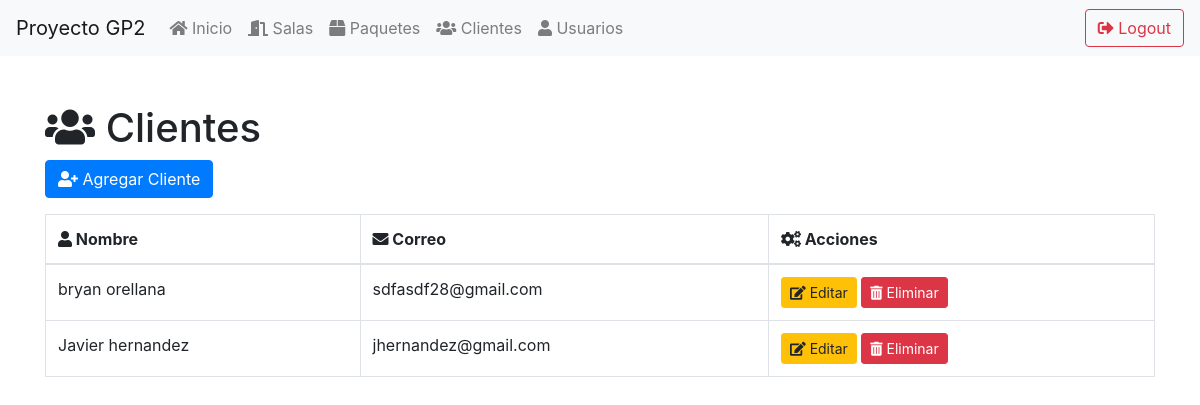
The app's page /index.php/clientes, older data.
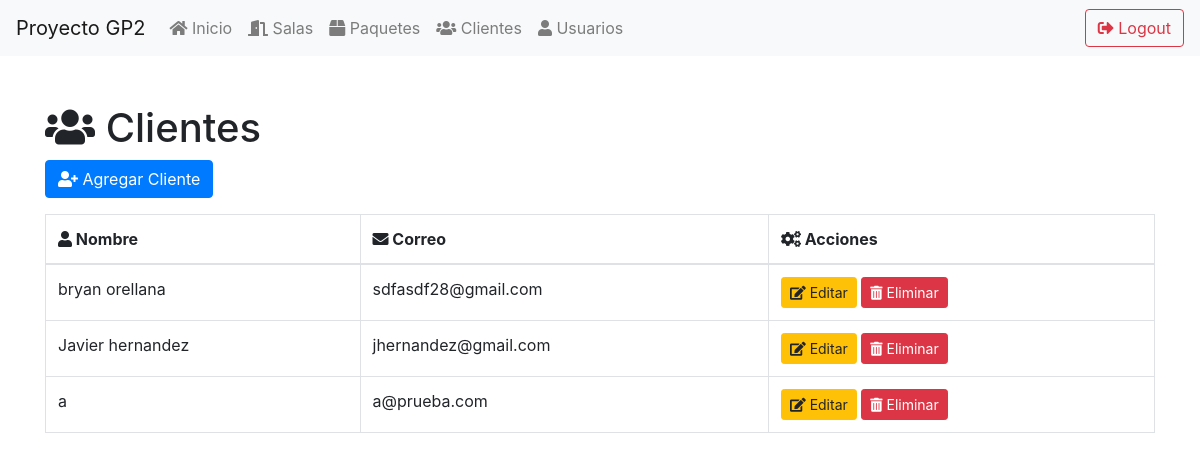
The same page, newer data.
### tables this page shows
CREATE TABLE clientes (
    id INTEGER PRIMARY KEY AUTOINCREMENT,
    nombre TEXT NOT NULL,
    correo TEXT NOT NULL
);

### application/controllers/Clientes.php (called while the page is built, shortened)
<?php
class Clientes extends CI_Controller {
    public function __construct()
    {
        $this->load->model('Clientes_model');
        $this->load->helper('url');
    }
    public function index()
    {
        $data['clientes'] = $this->Clientes_model->get_all_clients();
        $this->load->view('templates/sidebar');
        $this->load->view('clientes/index', $data);
    }
}

### index.php (called while the page is built, shortened)
<?php
require_once BASEPATH.'core/CodeIgniter.php';

### application/models/Clientes_model.php (called while the page is built, shortened)
<?php
class Clientes_model extends CI_Model {
    public function get_all_clients()
    {
        $query = $this->db->get('clientes');
        return $query->result_array();
    }
}

### application/views/clientes/index.php (the view, shortened to what this page needs)
<!DOCTYPE html>
<html lang="es">
<head>
    <link rel="stylesheet" href="https://stackpath.bootstrapcdn.com/bootstrap/4.5.2/css/bootstrap.min.css">
    <link rel="stylesheet" href="https://cdnjs.cloudflare.com/ajax/libs/font-awesome/5.15.3/css/all.min.css">
</head>
<body>
    <div class="container mt-5">
        <h1><i class="fas fa-users"></i> Clientes</h1>
        <a href="<?php echo site_url('clientes/create'); ?>" class="btn btn-primary mb-3">
            <i class="fas fa-user-plus"></i> Agregar Cliente
        </a>
        <table class="table table-bordered">
            <thead>
                <tr>
                    <th><i class="fas fa-user"></i> Nombre</th>
                    <th><i class="fas fa-envelope"></i> Correo</th>
                    <th><i class="fas fa-cogs"></i> Acciones</th>
                </tr>
            </thead>
            <tbody>
                <?php foreach ($clientes as $cliente): ?>
                <tr>
                    <td><?php echo $cliente['nombre']; ?></td>
                    <td><?php echo $cliente['correo']; ?></td>
                    <td>
                        <a href="<?php echo site_url('clientes/edit/'.$cliente['id']); ?>" class="btn btn-warning btn-sm">
                            <i class="fas fa-edit"></i> Editar
                        </a>
                        <a href="<?php echo site_url('clientes/delete/'.$cliente['id']); ?>" class="btn btn-danger btn-sm" onclick="return confirm('¿Estás seguro de eliminar este cliente?');">
                            <i class="fas fa-trash-alt"></i> Eliminar
                        </a>
                    </td>
                </tr>
                <?php endforeach; ?>
            </tbody>
        </table>
    </div>
</body>
</html>

Row changes from the older to the newer data that the page shows:
added clientes: nombre "a", correo "a@prueba.com"
